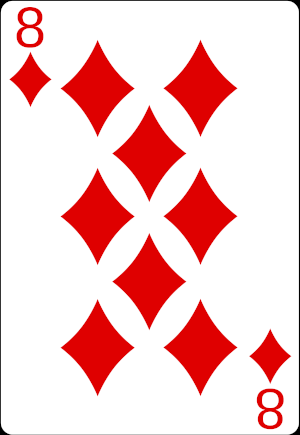
#> input picture TemplateMatching/8_of_diamonds.png, 300 x 435 px
$ python multi_template_matching.py --image 8_of_diamonds.png --template big_diamond.png
#> lines starting #> are read from the running program, lines starting #| are printed output that depends on the picture; after the words box and inside, x2 and y2 are one past the last pixel; in counts of white or black regions, pixels touching at a corner belong together
# https://www.pyimagesearch.com/2021/03/29/multi-template-matching-with-opencv/

import numpy as np
import argparse
import cv2

# Source: https://www.pyimagesearch.com/2015/02/16/faster-non-maximum-suppression-python/
# Malisiewicz et al.
def non_max_suppression_fast(boxes, overlapThresh):
    # if there are no boxes, return an empty list
    if len(boxes) == 0:
        return []

    # if the bounding boxes integers, convert them to floats --
    # this is important since we'll be doing a bunch of divisions
    if boxes.dtype.kind == "i":
        boxes = boxes.astype("float")
    # initialize the list of picked indexes
    pick = []

    # grab the coordinates of the bounding boxes
    x1 = boxes[:, 0]
    y1 = boxes[:, 1]
    x2 = boxes[:, 2]
    y2 = boxes[:, 3]

    # compute the area of the bounding boxes and sort the bounding
    # boxes by the bottom-right y-coordinate of the bounding box
    area = (x2 - x1 + 1) * (y2 - y1 + 1)
    idxs = np.argsort(y2)

    # keep looping while some indexes still remain in the indexes
    # list
    while len(idxs) > 0:
        # grab the last index in the indexes list and add the
        # index value to the list of picked indexes
        last = len(idxs) - 1
        i = idxs[last]
        pick.append(i)

        # find the largest (x, y) coordinates for the start of
        # the bounding box and the smallest (x, y) coordinates
        # for the end of the bounding box
        xx1 = np.maximum(x1[i], x1[idxs[:last]])
        yy1 = np.maximum(y1[i], y1[idxs[:last]])
        xx2 = np.minimum(x2[i], x2[idxs[:last]])
        yy2 = np.minimum(y2[i], y2[idxs[:last]])

        # compute the width and height of the bounding box
        w = np.maximum(0, xx2 - xx1 + 1)
        h = np.maximum(0, yy2 - yy1 + 1)

        # compute the ratio of overlap
        overlap = (w * h) / area[idxs[:last]]

        # delete all indexes from the index list that have
        idxs = np.delete(
            idxs, np.concatenate(([last], np.where(overlap > overlapThresh)[0]))
        )
    # return only the bounding boxes that were picked using the
    # integer data type
    return boxes[pick].astype("int")

    # idxs = np.delete(
    #     idxs, np.concatenate(([last], np.logical_or(overlap > overlapThresh, overlap < 0.7)))
    # )


ap = argparse.ArgumentParser()

ap.add_argument(
    "-i",
    "--image",
    type=str,
    required=True,
    help="path to input image to apply template matching",
)
ap.add_argument(
    "-t", "--template", type=str, required=True, help="path to template image"
)
ap.add_argument("-b", "--threshold", type=float, default=0.8, help="matching threshold")

args = vars(ap.parse_args())

print("Loading images")

image = cv2.imread(args["image"])
#> image is the input picture: shape (435, 300, 3); mean B, G, R 201.8, 201.8, 246.1
template = cv2.imread(args["template"])
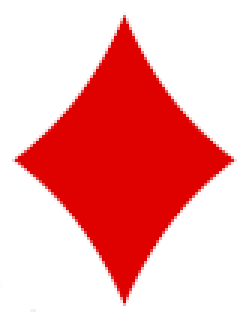
#> input picture TemplateMatching/big_diamond.png, 82 x 104 px (shown 3 times larger)
#> template is the input picture: shape (104, 82, 3); mean B, G, R 168.5, 168.5, 244

# Template image spatial dimensions
(tH, tW) = template.shape[:2]
#> tH = 104; tW = 82

cv2.imshow("Image", image)
cv2.imshow("Template", template)

# Convert to grayscale
imageGray = cv2.cvtColor(image, cv2.COLOR_BGR2GRAY)
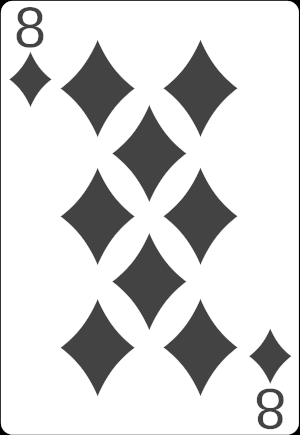
#> imageGray: shape (435, 300); min 0, max 255, mean 215.1
templateGray = cv2.cvtColor(template, cv2.COLOR_BGR2GRAY)
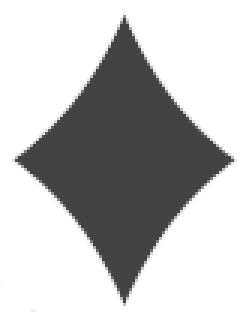
#> templateGray: shape (104, 82) (shown 3 times larger); min 67, max 255, mean 191.2

print("Perform template matching")
result = cv2.matchTemplate(imageGray, templateGray, cv2.TM_CCOEFF_NORMED)
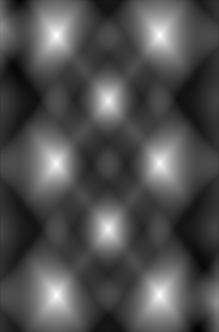
#> result: shape (332, 219) float32; min -0.435, max 0.983, mean 0.00601; drawn with min black and max white

(yCoords, xCoords) = np.where(result >= args["threshold"])
#> yCoords = 528 values from 30 to 300; xCoords = 528 values, max 163 at index 14, min 52 at index 15, mean 105

# Image to draw results
clone = image.copy()

print(f"{len(yCoords)} matched locations before NMS")
#| 528 matched locations before NMS

# Draw matched locations before non-maxima suppression
for (x, y) in zip(xCoords, yCoords):
    # Draw bounding box
    cv2.rectangle(clone, (x, y), (x + tW, y + tH), (255, 0, 0), 1)
#> this loop made 528 passes
#> (x, y) on passes 1 to 3: (53, 30), (54, 30), (55, 30)
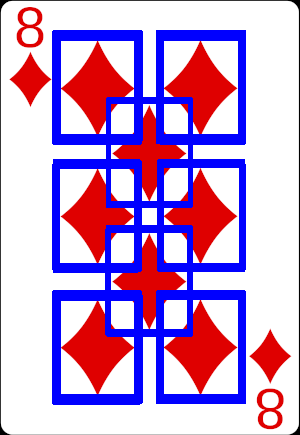
#> clone: shape (435, 300, 3); 18.48% of pixels changed, all inside (x1, y1, x2, y2) = (52, 30, 246, 405)

cv2.imshow("Before NMS", clone)

# Initial list of rectangles
rects = []

# Loop over starting coordinates
for (x, y) in zip(xCoords, yCoords):
    # np.append(rects, np.array([x,y, x+tW, y+tH]), axis=0)
    rects.append((x, y, x + tW, y + tH))
#> after the loop, rects = 528 items, first 6: (53, 30, 135, 134), (54, 30, 136, 134), (55, 30, 137, 134), (56, 30, 138, 134), (57, 30, 139, 134), (58, 30, 140, 134)

rects = np.array(rects)
#> rects = 528 rows, first 6: [53, 30, 135, 134], [54, 30, 136, 134], [55, 30, 137, 134], [56, 30, 138, 134], [57, 30, 139, 134], [58, 30, 140, 134]

# Apply non-maxima suppression
pick = non_max_suppression_fast(rects, 0.2)
#> in non_max_suppression_fast, `boxes = boxes.astype("float")`: boxes has the same summary as rects outside non_max_suppression_fast
#> in non_max_suppression_fast, `x1 = boxes[:, 0]`: x1 has the same summary as xCoords outside non_max_suppression_fast
#> in non_max_suppression_fast, `y1 = boxes[:, 1]`: y1 = 528 values from 30 to 300
#> in non_max_suppression_fast, `x2 = boxes[:, 2]`: x2 = 528 values, max 245 at index 14, min 134 at index 15, mean 187
#> in non_max_suppression_fast, `y2 = boxes[:, 3]`: y2 = 528 values from 134 to 404
#> in non_max_suppression_fast, `area = (x2 - x1 + 1) * (y2 - y1 + 1)`: area = 528 values from 8715 to 8715
#> in non_max_suppression_fast, `idxs = np.argsort(y2)`: idxs = 528 values, max 527 at index 527, min 0 at index 4, mean 263.5
#> the loop in non_max_suppression_fast, `while len(idxs) > 0:` made 8 passes
#> (last, i) on passes 1 to 8: (527, 527), (440, 522), (362, 361), (323, 323), (259, 319), (205, 205), (173, 173), (90, 170)
#> after the loop in non_max_suppression_fast, `while len(idxs) > 0:`: idxs = empty array; pick = [527, 522, 361, 323, 319, 205, 173, 170]
#> pick = [[57, 300, 139, 404], [163, 299, 245, 403], [108, 232, 190, 336], [55, 168, 137, 272], [161, 167, 243, 271], [109, 103, 191, 207], [162, 40, 244, 144], [58, 40, 140, 144]]
print(f"{len(pick)} matched locations after NMS")
#| 8 matched locations after NMS

# Loop over the final bounding boxes
for (startX, startY, endX, endY) in pick:
    cv2.rectangle(image, (startX, startY), (endX, endY), (255, 0, 0), 1)
#> this loop made 8 passes
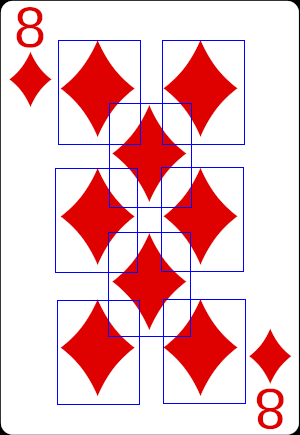
#> image: shape (435, 300, 3); 2.27% of pixels changed, all inside (x1, y1, x2, y2) = (55, 40, 246, 405)

cv2.imshow("After NMS", image)

cv2.waitKey(0)
